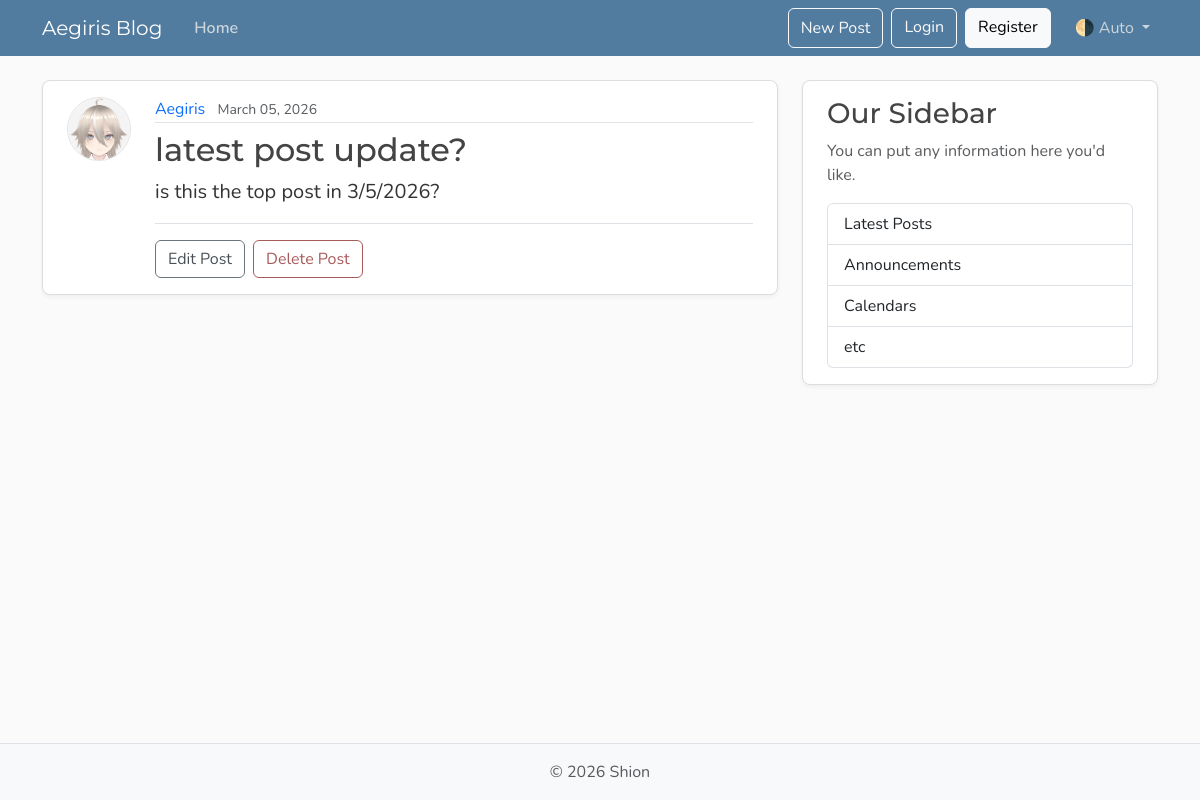
/posts/7, run on the app's committed database.
### models.py (models this page shows, shortened)
class User(Base):
    __tablename__ = "users"
    id: Mapped[int] = mapped_column(Integer, primary_key= True, index= True)
    username: Mapped[str] = mapped_column(String(50), unique= True, nullable= False)
    email: Mapped[str] = mapped_column(String(120), unique= True, nullable= False)
    image_file: Mapped[str | None] = mapped_column(String(200), nullable=True, default=None)
    posts: Mapped[list[Post]] = relationship(back_populates="author", cascade="all, delete-orphan")

class Post(Base):
    __tablename__ = "posts"
    id: Mapped[int] = mapped_column(Integer, primary_key= True, index= True)
    title: Mapped[str] = mapped_column(String(100), nullable= False)
    content: Mapped[str] = mapped_column(Text, nullable= False)
    user_id: Mapped[str | None] = mapped_column(ForeignKey("users.id"), nullable=True, index=True)
    date_posted: Mapped[datetime] = mapped_column(DateTime(timezone=True),default=lambda: datetime.now(UTC))
    author: Mapped[User] = relationship(back_populates="posts")

### main.py (the view)
@app.get("/posts/{post_id}", include_in_schema=False)
async def post_page(request: Request, post_id: int, db: Annotated[AsyncSession, Depends(get_db)]):
    result = await db.execute(select(models.Post).options(selectinload(models.Post.author)).where(models.Post.id == post_id))
    post = result.scalars().first()
    if post:
        title = post.title[:50]
        return templates.TemplateResponse(request, "post.html", {"post": post, "title": title})
    raise HTTPException(status_code=status.HTTP_404_NOT_FOUND, detail="Post not found")

### templates/post.html (shortened to what this page needs)
{% extends "layout.html" %}
{% block content %}
  <article class="content-section py-3 px-4 mb-4">
    <div class="d-flex align-items-start gap-4">
      <img class="rounded-circle article-img flex-shrink-0"
           src="{{ post.author.image_path }}"
           alt="{{ post.author.username }}'s profile picture"
           width="64"
           height="64"
           loading="lazy">
      <div class="flex-grow-1">
        <div class="article-metadata mb-2">
          <a class="me-2" href="{{ url_for('user_posts', user_id = post.author.id) }}">{{ post.author.username }}</a>
          <small class="text-body-secondary">{{ post.date_posted.strftime('%B %d, %Y') }}</small>
        </div>
        <h2 class="article-title">{{ post.title }}</h2>
        <p class="article-content">{{ post.content }}</p>
        {% if post.user_id == 1 %}
            <div class="post-actions mt-3 pt-3 border-top">
            <button type="button"
                    class="btn btn-outline-secondary me-1"
                    data-bs-toggle="modal"
                    data-bs-target="#editModal">Edit Post</button>
            <button type="button"
                    class="btn btn-outline-danger"
                    data-bs-toggle="modal"
                    data-bs-target="#deleteModal">Delete Post</button>
            </div>
        {% endif %}
      </div>
    </div>
  </article>
{% endblock content %}

### static/css/main.css (style rules this page uses)
:root { --font-heading: "Montserrat", system-ui, -apple-system, BlinkMacSystemFont, sans-serif; --font-body: "Nunito", system-ui, -apple-system, BlinkMacSystemFont, sans-serif; --color-bg-body: #fafafa; --color-bg-content: #ffffff; --color-text-primary: #333333; --color-text-heading: #444444; --color-steel: #527c9f; --color-nav-link: #cbd5db; --color-nav-link-hover: #ffffff; --color-link-hover: #428bca; --color-border: #dddddd; --color-border-light: #e3e3e3; --spacing-xl: 5rem; --article-img-size: 4rem; --account-img-size: 7.813rem; }
body { font-family: var(--font-body); background: var(--color-bg-body); color: var(--color-text-primary); }
h1, h2, h3, h4, h5, h6 { font-family: var(--font-heading); color: var(--color-text-heading); }
a { text-decoration: none; }
.content-section { background: var(--color-bg-content); border: 1px solid var(--color-border); border-radius: 0.5rem; box-shadow: 0 2px 4px rgba(15, 23, 42, 0.05); transition: box-shadow 0.15s ease, transform 0.15s ease, border-color 0.15s ease; }
.article-title { color: var(--color-text-heading); transition: color 0.2s ease-in-out; }
.article-content { white-space: pre-line; font-size: 1.25rem; }
.article-img { height: var(--article-img-size); width: var(--article-img-size); flex-shrink: 0; object-fit: cover; border: 1px solid var(--color-border-light); box-shadow: 0 0 0 2px var(--color-bg-content); }
.article-metadata { padding-bottom: 0.063rem; border-bottom: 1px solid var(--color-border-light); }
.article-metadata a { transition: color 0.2s ease-in-out; }
.btn-outline-secondary { --bs-btn-color: #495057; --bs-btn-border-color: #6c757d; --bs-btn-hover-color: #fff; --bs-btn-hover-bg: #5a6268; --bs-btn-hover-border-color: #545b62; --bs-btn-active-color: #fff; --bs-btn-active-bg: #545b62; --bs-btn-active-border-color: #4e555b; }
.btn-outline-danger { --bs-btn-color: #a85b5b; --bs-btn-border-color: #a85b5b; --bs-btn-hover-color: #fff; --bs-btn-hover-bg: #924e4e; --bs-btn-hover-border-color: #874848; --bs-btn-active-color: #fff; --bs-btn-active-bg: #874848; --bs-btn-active-border-color: #7c4242; }

### data on the page
User: author.image_path (picture), author.username "Aegiris"
Post: date_posted "March 05, 2026", title "latest post update?", content "is this the top post in 3/5/2026?"
